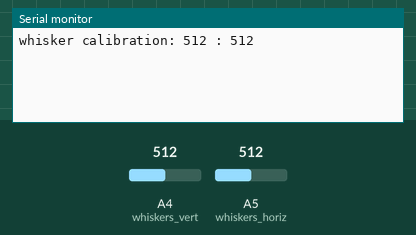
This sketch was run on a simulated Arduino Uno, built with avr-gcc and run on an emulated ATmega328P. Shown: the last lines printed to the serial monitor. Inputs (shaded band) come from the test bench; at power-on: A4 (whiskers_vert) = 512, A5 (whiskers_horiz) = 512.

Above: at 1.2 s.
1.3 s: A4 (whiskers_vert) set to 530
At 1.39 s:
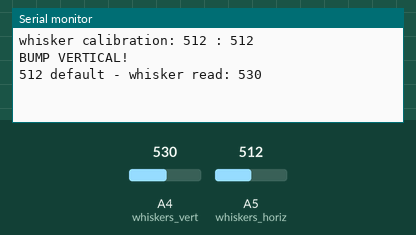
2.8 s: A4 (whiskers_vert) set to 716
At 2.8 s:
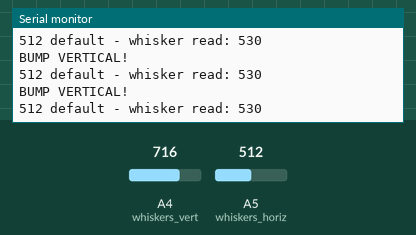

Measured:
- the behaviour switches between 517 and 518 on A4 (whiskers_vert) (found by bisection; images 0 and 1)
- after the input at 1.3 s, the serial monitor: prints a new line at once (image 1)

The sketch:

Whiskers.ino
```cpp
/**
 Whiskers for Magbot.
*/

// Whiskers configuration
const byte whiskers_horiz = A5; // The analog input pin
const byte whiskers_vert = A4; // The analog input pin

const byte whiskers_delay = 100; // How often to check the whiskers (milliseconds).
const byte whiskers_threshold = 5; // How much the whiskers reading is allowed to fluctuate.
int whiskers_vert_default = 512; // Assume half of full analogRead.
int whiskers_horiz_default = 512; // Assume half of full analogRead.

void setup() {

  // Open serial monitor at 9600 baud to see debugging messages.
  Serial.begin(9600);

  // Remember where center is.
  whiskersCalibrate();
}

void loop() {

  whiskersCheck();
  delay(whiskers_delay);

}

/********************************************************************************
Whiskers functions
********************************************************************************/

void whiskersCalibrate()
{
  whiskers_horiz_default = analogRead(whiskers_horiz);
  whiskers_vert_default = analogRead(whiskers_vert);
  Serial.print("whisker calibration: ");
  Serial.print(whiskers_vert_default);
  Serial.print(" : ");
  Serial.println(whiskers_horiz_default);
}


void whiskersCheck()
{

  // If the reading of the thumbstick is not the same as when calibrated,
  // we've hit something.

  // Vertical check
  int val = analogRead(whiskers_vert);
  if (val > whiskers_vert_default + whiskers_threshold || val < whiskers_vert_default - whiskers_threshold) {
    Serial.println("BUMP VERTICAL!");
    Serial.print(whiskers_vert_default);
    Serial.print(" default - whisker read: ");
    Serial.println(val);


  } else {

    // Horizontal check
    int val = analogRead(whiskers_horiz);

    if (val > whiskers_horiz_default + whiskers_threshold) {
      Serial.println("BUMP LEFT!");
      Serial.println(whiskers_horiz_default);
      Serial.print(" default - whisker read: ");
      Serial.println(val);

    } else if (val < whiskers_horiz_default - whiskers_threshold) {
      Serial.println("BUMP RIGHT!");
      Serial.println(whiskers_horiz_default);
      Serial.print(" default - whisker read: ");
      Serial.println(val);
    }
  }

}
```
